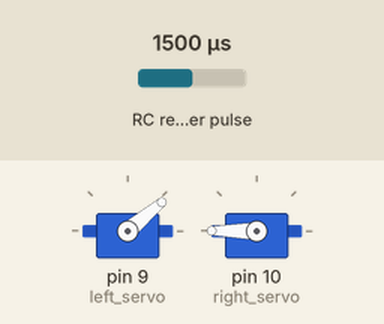
Bench run of a sketch on a simulated Arduino Uno, built with avr-gcc and run on an emulated ATmega328P. Parts: 2 × servo. Wiring (inferred from the names in the program): RC receiver channel: data pin 3. The inputs (shaded band) are chosen by the test bench; at power-on: RC receiver pulse 1500 µs.

Above: at 1.2 s.
1.3 s: RC receiver pulse (sensor on pin 3) set to 1250 µs
At 1.47 s:
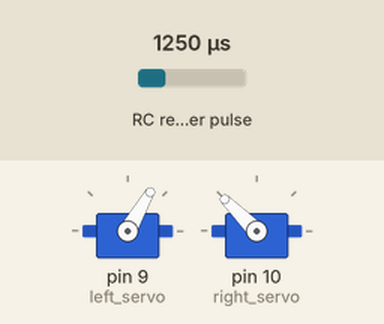
4.3 s: RC receiver pulse (sensor on pin 3) set to 1750 µs
At 4.97 s:
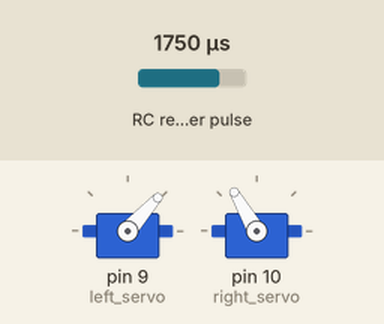
7.3 s: RC receiver pulse (sensor on pin 3) set to 1250 µs
At 8.02 s:
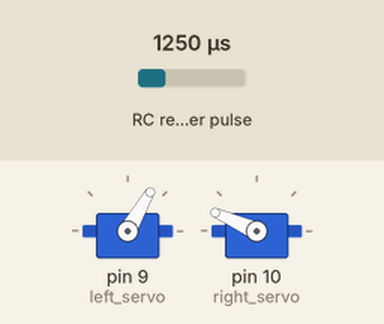
13.3 s: RC receiver pulse (sensor on pin 3) set to 1980 µs
Timing chart, 0 to 63.8 s (numbered marks = the images above; inputs shaded):
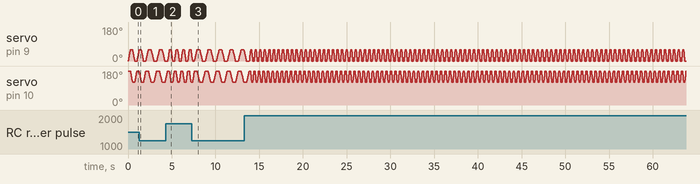

The sketch:

mav_wing_async.ino
```cpp
#include <Servo.h>

Servo left_servo;
Servo right_servo;

int pos = 0;
int delay_read;
double channel_3; //throttle channel -- connect to reciever channel 4
int throttle_level;

void setup() {
  pinMode(3, INPUT);  //throttle logic, channel_3 >> pin_3
  left_servo.attach(9);  //servo signal line >> pin_9
  left_servo.write(0);
  right_servo.attach(10);  //servo signal line >> pin_9
  right_servo.write(180);
  Serial.begin(9600);
}

void loop() {
  channel_3 = pulseIn(3, HIGH);
  delay_read = throttleLevel(channel_3);

  if(channel_3<1100)
  {
    left_servo.write(0);
    right_servo.write(180);
  } else {
    flap(delay_read);
  }
}

void flap(int delay_) {
  //left wing
  for(pos=0; pos<=60; pos+=1)
  {
    left_servo.write(pos);
    delay(delay_);
  }
  // right_wing
  for(pos=180; pos>=120; pos-=1)
  {
    right_servo.write(pos);
    delay(delay_);
  }
  // left_wing
  for(pos=60; pos>=0; pos-=1)
  {
    left_servo.write(pos);
    delay(delay_);
  }
  // right_wing
  for(pos=120; pos<=180; pos+=1)
  {
    right_servo.write(pos);
    delay(delay_);
  }
}

int throttleLevel(double channel) {
  int throttle_l = 0;
  throttle_l = map(channel, 1100, 2000, -5, -1); //change map out from -5 to 0
  return abs(throttle_l);
}
```
